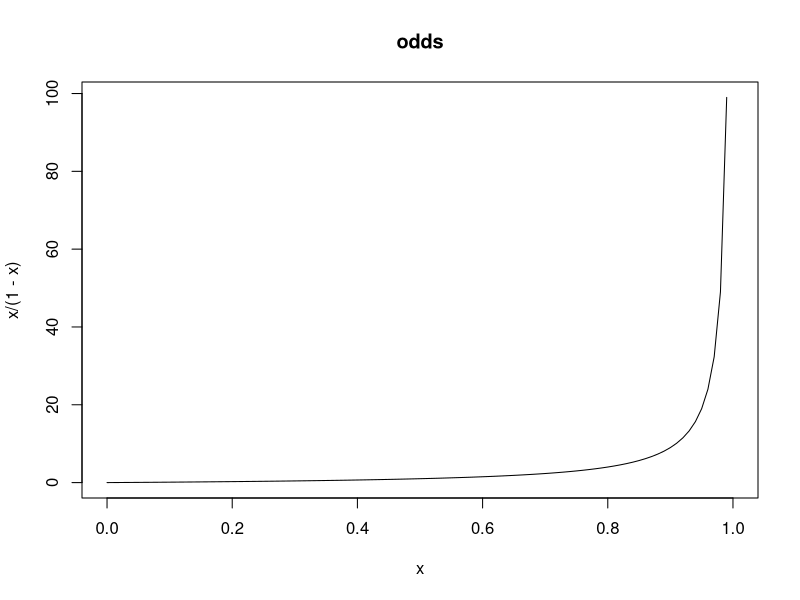
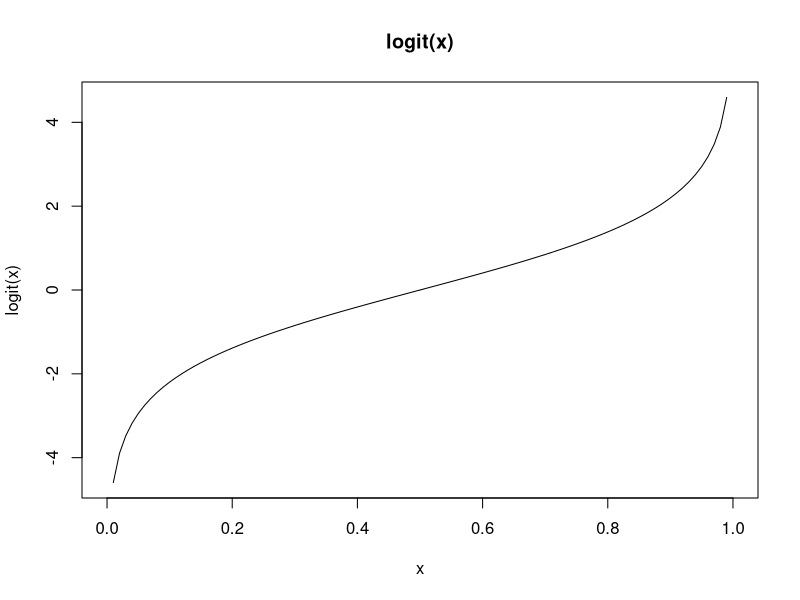
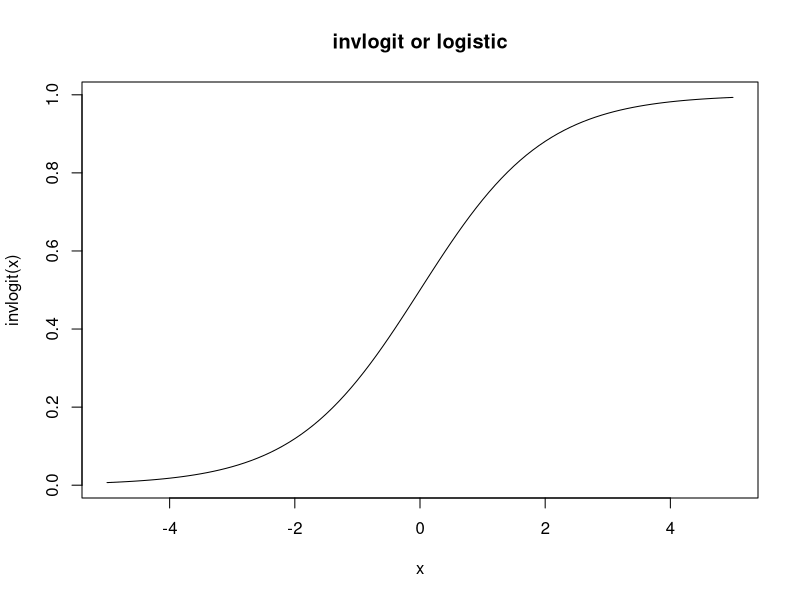
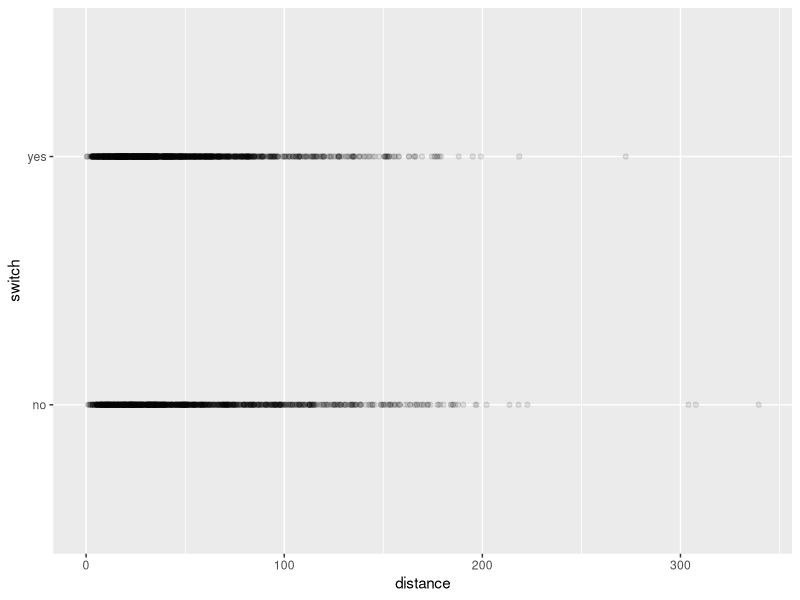
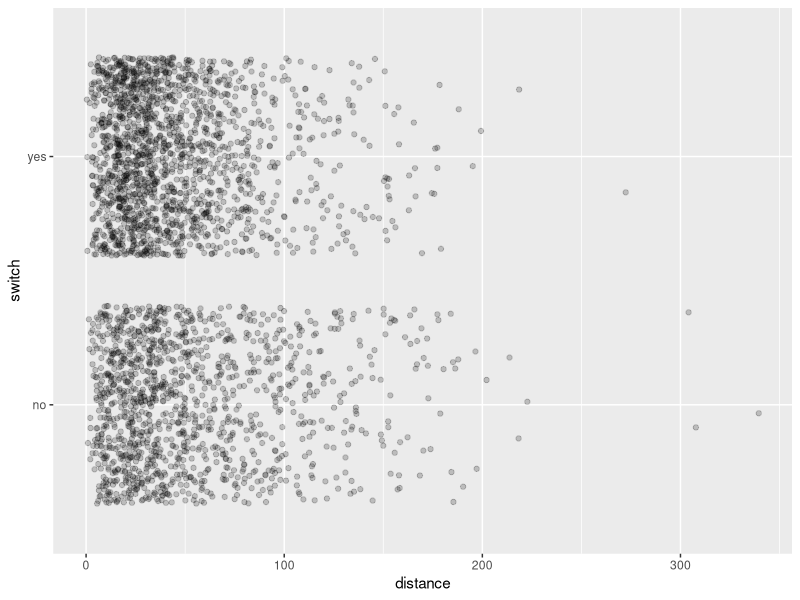
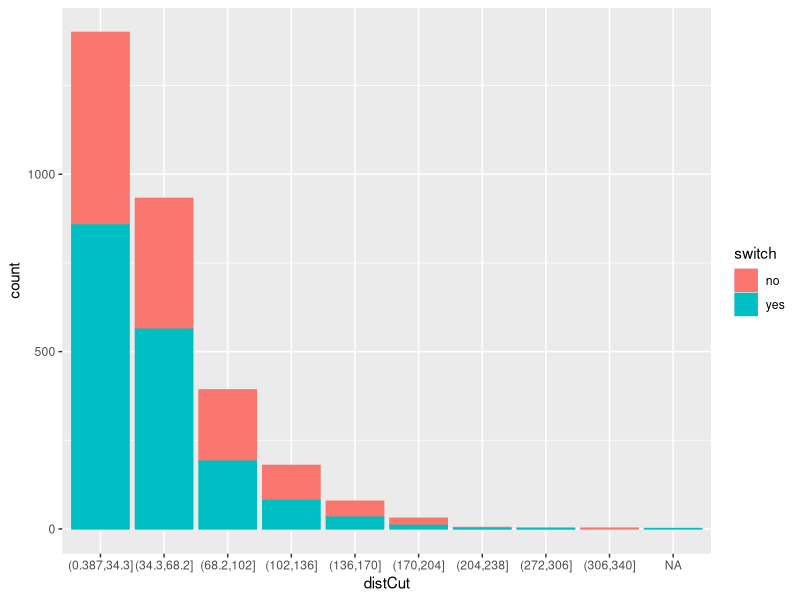
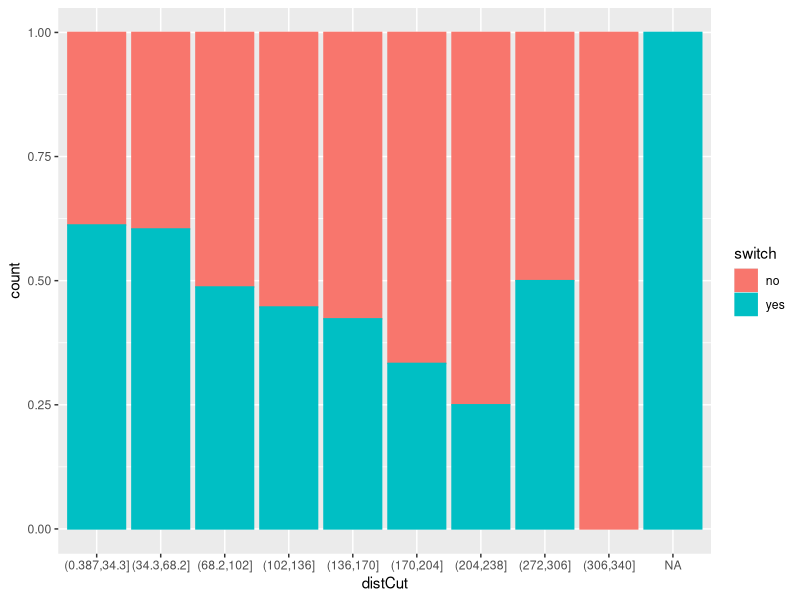
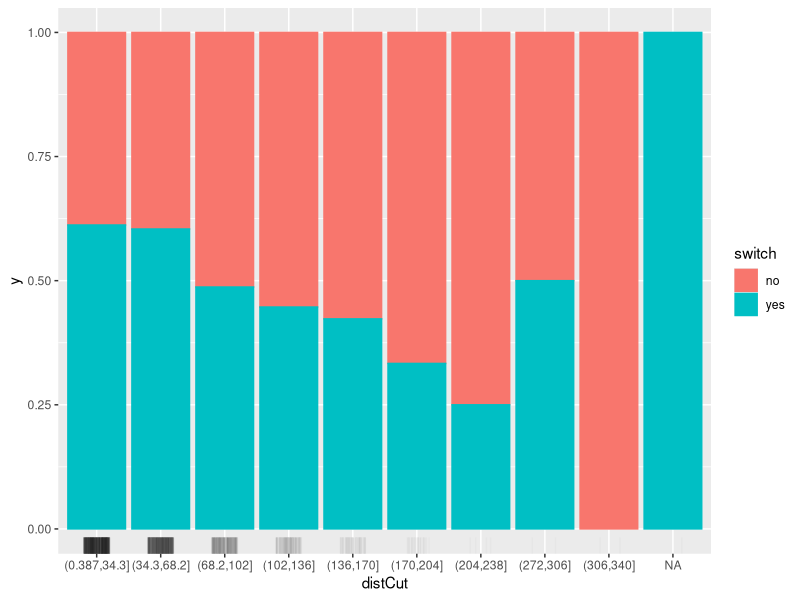

These charts were generated, in order, by the following R code:
## ---- chunk 1
knitr::opts_chunk$set(echo = TRUE)
## ---- chunk 2
library(arm)
invlogit
logit
curve(x/(1-x), xlim=c(0,1), main='odds')
curve(logit(x), xlim=c(0,1), main='logit(x)')
curve(invlogit(x), xlim=c(-5,5), main='invlogit or logistic')
## ---- chunk 3
data(Wells, package='carData')
summary(Wells)
## ---- chunk 4
library(ggplot2)
ggplot(data=Wells) + geom_point(aes(x=distance, y=switch), alpha=0.1)
ggplot(data=Wells) + geom_jitter(aes(x=distance, y=switch), alpha=0.2) 
## ---- chunk 5
library(dplyr)
Wells_cut <- 
  Wells %>% summarise(min = min(distance), max = max(distance), by = (max-min)/10)  
Wells <- 
  Wells %>% mutate(distCut = cut(distance, 
                                 breaks=seq(Wells_cut$min, Wells_cut$max, Wells_cut$by))) 
ggplot(data=Wells, aes(x=distCut, col=switch, fill=switch)) + geom_bar()
ggplot(data=Wells, aes(x=distCut, col=switch, fill=switch)) + geom_bar(position = "fill" )
ggplot(data=Wells, aes(x=distCut, col=switch, fill=switch)) + geom_bar(position = "fill" ) + 
  geom_rug(aes(x=distCut, y=0.5), position=position_jitter(width=0.2),    alpha=0.02, sides='b', col='black')
## ---- chunk 6
library(dplyr)
Wells_cut <- 
  Wells %>% summarise(min = min(distance), max = max(distance), by = (max-min)/5)  
Wells <- 
  Wells %>% mutate(distCut = cut(distance, 
                                 breaks=seq(Wells_cut$min, Wells_cut$max, Wells_cut$by))) 
ggplot(data=Wells, aes(x=distCut, col=switch, fill=switch)) + geom_bar()
ggplot(data=Wells, aes(x=distCut, col=switch, fill=switch)) + geom_bar(position = "fill" )
ggplot(data=Wells, aes(x=distCut, col=switch, fill=switch)) + geom_bar(position = "dodge" ) +
  scale_y_log10()
## ---- chunk 7
fit0 <- glm(switch ~ distance, family=binomial(link="logit"), 
            data=Wells)
fit0 # 계수 및 model fit(Null Deviance, Residual Deviance, AIC) 확인
## ---- chunk 8
summary(fit0)
coef(fit0)
confint(fit0)
## ---- chunk 9
newdat = data.frame(distance = c(0,1))
predict(fit0, newdat, type='response')
## ---- chunk 10
newdat = data.frame(distance = seq(0, 500, 10))
predy <- predict(fit0, newdata=newdat, type='link', se.fit=TRUE)
#head(predy) # predy$fit, $se.fit, 
prob = 0.95
predy$lwr <- predy$fit + qnorm((1-prob)/2)*predy$se.fit
predy$upr <- predy$fit + qnorm(1-(1-prob)/2)*predy$se.fit

dfPredy <- data.frame(predy)
dfPredy$distance <- newdat$distance

library(arm)
dfPredy <- 
  dfPredy %>% mutate(lwr = invlogit(lwr),
                     upr = invlogit(upr),
                     fit = invlogit(fit))
## ---- chunk 11
library(effects)
eff <- effect("distance", fit0)
plot(eff, type='response') # type = "rescale", "response", "link"
#plot(eff, family="bionomial")

#effAll <- allEffects(fit0)
#plot(effAll, type='response')

Wells <- Wells %>% mutate(switchnum = ifelse(switch=="yes", 1, 0))
ggplot(data=Wells) + geom_jitter(aes(x=distance, y=switchnum), alpha=0.2, height=0.05) +
  geom_line(data=dfPredy, aes(x=distance, y=fit)) + 
  geom_ribbon(data=dfPredy %>% arrange(distance), aes(x=distance, y=fit, ymin=lwr, ymax=upr), alpha=0.2) 
#ggplot(data=Wells) + geom_jitter(aes(x=distance, y=switchnum), alpha=0.2, height=0.05) +
#  geom_line(data=dfPredy, aes(x=distance, y=fit)) + 
#  geom_ribbon(data=dfPredy %>% arrange(distance), aes(x=distance, y=fit, ymin=lwr, ymax=upr), alpha=0.2) +
#  xlim(-100, 500)

## ---- chunk 12
plot(fit0)
## ---- chunk 13
binnedplot(fitted(fit0), 
           residuals(fit0, type = "response"),
# type should be one of 'deviance', 'pearson', 'working', 'repsonse', 'partial'
           nclass = NULL, 
           xlab = "Expected Values", 
           ylab = "Average residual", 
           main = "Binned residual plot", 
           cex.pts = 0.8, 
           col.pts = 1, 
           col.int = "gray") 

## ---- chunk 14
fitA <- glm(switch ~ association, family=binomial(link="logit"), data=Wells)
summary(fitA)
coef(fitA)
confint(fitA)

eff <- effect("association", fitA)
plot(eff) # type = "rescale", "response", "link"
            
fitB <- glm(switch ~ distance + association, family=binomial(link="logit"), 
            data=Wells)
summary(fitB)
coef(fitB)
confint(fitB)

eff <- allEffects(fitB)
plot(eff, type='response') # type = "rescale", "response", "link"

#eff <- effect("distance", fitB)
#plot(eff, type='response') # type = "rescale", "response", "link"

fitC <- glm(switch ~ distance * association, family=binomial(link="logit"), 
            data=Wells)
summary(fitC)
coef(fitC)
confint(fitC)

eff <- allEffects(fitC)
plot(eff, type='response') # type = "rescale", "response", "link"

eff2 <- effect("distance*association", fitC)
#plot(eff2, type='response')
plot(eff2, type='response', multiline=TRUE)
plot(eff2, type='response', multiline=TRUE, confint=list(style='bands'))
## ---- chunk 15
data('GermanCredit', package='caret')
fit0 <- glm(Class ~ Age, data=GermanCredit, family=binomial)
library(arm)
binnedplot(fitted(fit0), 
           residuals(fit0, type = "response"),
# type should be one of 'deviance', 'pearson', 'working', 'repsonse', 'partial'
           nclass = NULL, 
           xlab = "Expected Values", 
           ylab = "Average residual", 
           main = "Binned residual plot", 
           cex.pts = 0.8, 
           col.pts = 1, 
           col.int = "gray") 
summary(fit0)

#plot(allEffects(fit0), type='rescale')
plot(allEffects(fit0), type='response')
#plot(allEffects(fit0), type='link')

#plot(effect('Age', fit0),  type='rescale')
#plot(effect('Age', fit0),  type='response')
#plot(effect('Age', fit0),  type='link')
## ---- chunk 16
fit1 <- glm(Class ~ Age + Housing.Rent, data=GermanCredit, family=binomial)
library(arm)
binnedplot(fitted(fit1), 
           residuals(fit1, type = "response"),
# type should be one of 'deviance', 'pearson', 'working', 'repsonse', 'partial'
           nclass = NULL, 
           xlab = "Expected Values", 
           ylab = "Average residual", 
           main = "Binned residual plot", 
           cex.pts = 0.8, 
           col.pts = 1, 
           col.int = "gray") 

summary(fit1)

#plot(allEffects(fit1), type='rescale')
plot(allEffects(fit1), type='response')

#plot(allEffects(fit1), type='link')

plot(effect('Age*Housing.Rent', fit1),  type='response')
plot(allEffects(fit1), type='response', multiline=TRUE, confint=list(style='bands'))
## ---- chunk 17
fit2 <- glm(Class ~ Age * Housing.Rent, data=GermanCredit, family=binomial)
library(arm)
binnedplot(fitted(fit2), 
           residuals(fit2, type = "response"),
# type should be one of 'deviance', 'pearson', 'working', 'repsonse', 'partial'
           nclass = NULL, 
           xlab = "Expected Values", 
           ylab = "Average residual", 
           main = "Binned residual plot", 
           cex.pts = 0.8, 
           col.pts = 1, 
           col.int = "gray") 

summary(fit2)

#plot(allEffects(fit1), type='rescale')
plot(allEffects(fit2), type='response')
plot(allEffects(fit2), type='response', multiline=TRUE)
#plot(allEffects(fit1), type='link')

plot(effect('Age*Housing.Rent', fit2),  type='response')
## ---- chunk 18
fit0 <- glm(switch ~ distance, family=binomial(link="logit"), 
            data=Wells)
pred <- predict(fit0, type='link') > 0
pred <- ifelse(pred == TRUE, "yes", "no")
pred <- factor(pred, levels = c('no', 'yes'))
table(pred, Wells$switch)
library(caret)
confusionMatrix(pred, Wells$switch, positive='yes')
